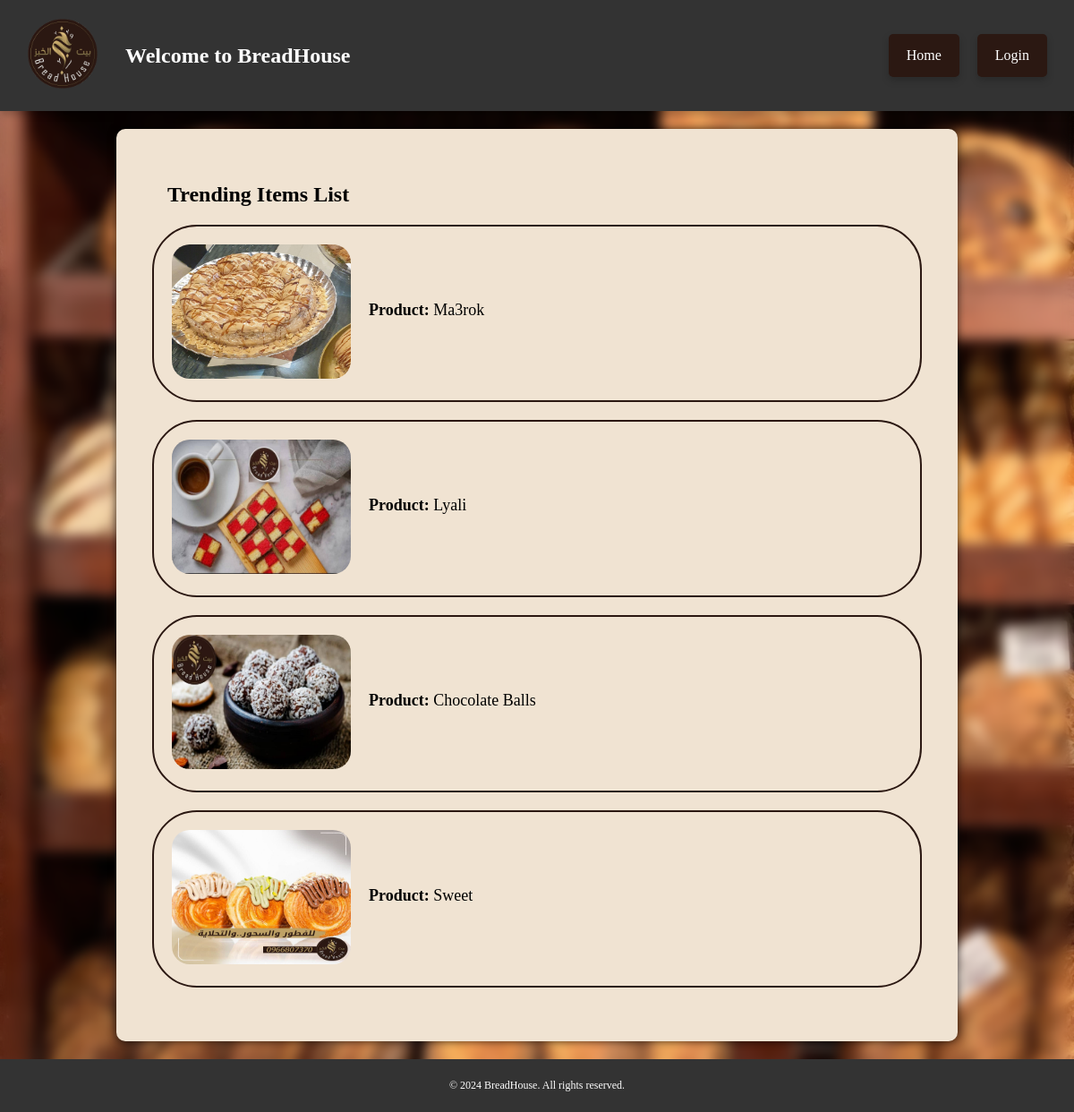
/trend_item/, run on the app's committed database.
### Menue/models.py (models this page shows)
class TrendItem(models.Model):
    product=models.ForeignKey(Product,on_delete=models.CASCADE)

class Product(models.Model):
    category=models.ForeignKey(Category,on_delete=models.SET_NULL,null=True,)
    name = models.CharField(max_length=100)
    description = models.CharField(max_length=100)
    price=models.IntegerField()
    image = models.ImageField(upload_to='product_images/', null=True, blank=True)
    def __str__(self):
        return self.name

### Menue/views/views.py (the view)
# urls.py: path('trend_item/', views.trend_item_list, name='trend_item_list'),
def trend_item_list(request):
    trend_items=TrendItem.objects.all()
    return render(request,'trend_item/trend_item_list.html',{'trend_items':trend_items})

### Menue/templates/trend_item/trend_item_list.html (shortened to what this page needs)
{% extends 'base.html' %}
{% block content %}
{% load static %}
<link rel="stylesheet" href="{% static 'css/trend-item-list-style.css' %}">
<body>
    <div class="o-trend-item-container">
        <h2 class="o-trend-item-heading">Trending Items List</h2>
        <ul class="o-trend-item-list">
            {% for trend_item in trend_items %}
            <li class="o-trend-item">
                {% if trend_item.product.image %}
                <a href="{% url 'product_details' product_id=trend_item.product.id %}">
                    <img src="{{ trend_item.product.image.url }}" alt="{{ trend_item.product.name }} Image"
                        class="o-trend-item-image">
                </a>
                {% endif %}
                <div class="o-trend-item-details">
                    <p><strong class="trend-item-product-label">Product:</strong> {{ trend_item.product }}</p>
                </div>
            </li>
            {% endfor %}
        </ul>
    </div>
</body>
{% endblock %}

### Menue/static/css/base-style.css (style rules this page uses)
.base-body { margin: 0; padding: 0; background-color: #f4f4f4; background-image: url('../../media/background/dashboard.jpg'); background-size: cover; background-attachment: fixed; position: relative; z-index: 0; font-family: Cambria, Cochin, Georgia, Times, 'Times New Roman', serif }
.base-body::before { content: ''; position: absolute; top: 0; left: 0; right: 0; bottom: 0; background: inherit; filter: blur(7px); z-index: -1; }

### Menue/static/css/trend-item-list-style.css (style rules this page uses)
.o-trend-item-container { padding: 20px; }
.o-trend-item-list { list-style-type: none; padding: 0; margin: 0; }
.o-trend-item-image { width: 200px; height: 150px; margin-right: 20px; border-radius: 20px; }
.o-trend-item { border: 2px solid #2b1812; border-radius: 50px; margin-bottom: 20px; padding: 20px; display: flex; }
h2.o-trend-item-heading { margin-left: 17px; }
.o-trend-item-details { flex: 1; font-size: large; margin-top: 45px; }

### data on the page
TrendItem: product.image (picture), product "Ma3rok"
TrendItem: product.image (picture), product "Lyali"
TrendItem: product.image (picture), product "Chocolate Balls"
TrendItem: product.image (picture), product "Sweet"
